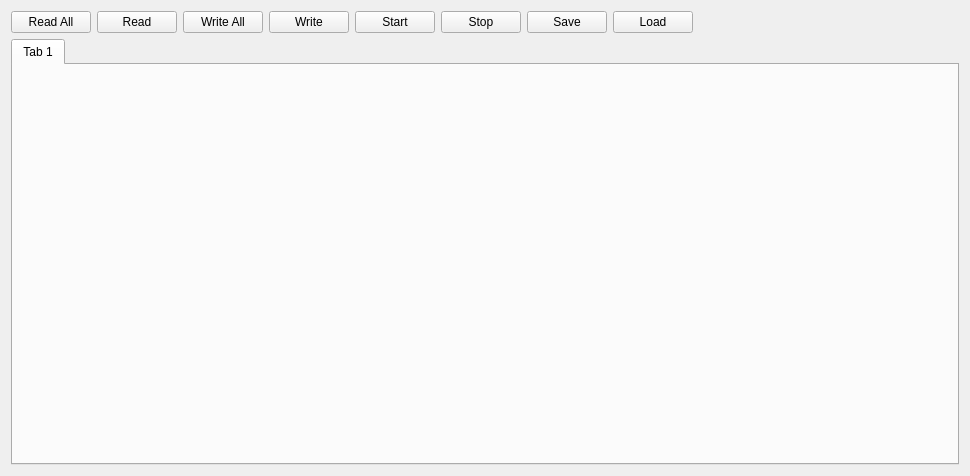
<?xml version="1.0" encoding="UTF-8"?>
<ui version="4.0">
 <class>TweakerWidget</class>
 <widget class="QWidget" name="TweakerWidget">
  <property name="geometry">
   <rect>
    <x>0</x>
    <y>0</y>
    <width>970</width>
    <height>476</height>
   </rect>
  </property>
  <property name="windowTitle">
   <string>Form</string>
  </property>
  <layout class="QVBoxLayout" name="verticalLayout">
   <item>
    <layout class="QHBoxLayout" name="horizontalLayout">
     <item>
      <widget class="QPushButton" name="readallButton">
       <property name="text">
        <string>Read All</string>
       </property>
      </widget>
     </item>
     <item>
      <widget class="QPushButton" name="readButton">
       <property name="text">
        <string>Read</string>
       </property>
      </widget>
     </item>
     <item>
      <widget class="QPushButton" name="writeallButton">
       <property name="text">
        <string>Write All</string>
       </property>
      </widget>
     </item>
     <item>
      <widget class="QPushButton" name="writeButton">
       <property name="text">
        <string>Write</string>
       </property>
      </widget>
     </item>
     <item>
      <widget class="QPushButton" name="startButton">
       <property name="text">
        <string>Start</string>
       </property>
      </widget>
     </item>
     <item>
      <widget class="QPushButton" name="stopButton">
       <property name="text">
        <string>Stop</string>
       </property>
      </widget>
     </item>
     <item>
      <widget class="QPushButton" name="saveButton">
       <property name="text">
        <string>Save</string>
       </property>
      </widget>
     </item>
     <item>
      <widget class="QPushButton" name="loadButton">
       <property name="text">
        <string>Load</string>
       </property>
      </widget>
     </item>
     <item>
      <spacer name="horizontalSpacer">
       <property name="orientation">
        <enum>Qt::Horizontal</enum>
       </property>
       <property name="sizeHint" stdset="0">
        <size>
         <width>40</width>
         <height>20</height>
        </size>
       </property>
      </spacer>
     </item>
    </layout>
   </item>
   <item>
    <widget class="QTabWidget" name="tabWidget">
     <property name="currentIndex">
      <number>0</number>
     </property>
     <widget class="QWidget" name="tab">
      <attribute name="title">
       <string>Tab 1</string>
      </attribute>
     </widget>
    </widget>
   </item>
  </layout>
 </widget>
 <tabstops>
  <tabstop>readallButton</tabstop>
  <tabstop>readButton</tabstop>
  <tabstop>writeallButton</tabstop>
  <tabstop>writeButton</tabstop>
  <tabstop>startButton</tabstop>
  <tabstop>stopButton</tabstop>
  <tabstop>saveButton</tabstop>
  <tabstop>loadButton</tabstop>
  <tabstop>tabWidget</tabstop>
 </tabstops>
 <resources/>
 <connections/>
</ui>
